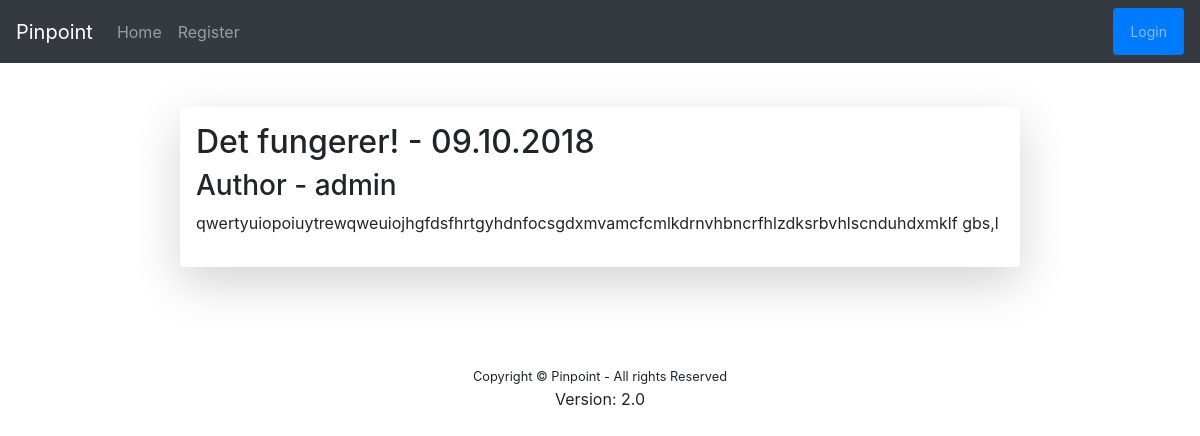
The page /10 on the database its author committed.
### view_content/models.py (models this page shows, shortened)
class Post(models.Model):
    title = models.CharField(max_length=200)
    body = models.TextField()
    date = models.DateTimeField(auto_now_add=True)
    author = models.ForeignKey('auth.User', on_delete=models.CASCADE, related_name='author_of')
    editor = models.ForeignKey('auth.User', on_delete=models.CASCADE, related_name='editor_of', null=True)
    needs_proofreading = models.BooleanField(default=False)
    published = models.BooleanField(default=False)
    comment = models.TextField(null=True)
    categories = models.ManyToManyField('Category', null=True)

### view_content/views.py (the view)
# urls.py: path('<post_id>', views.detailPost, name='detail'),
def detailPost(request, post_id ):
    post = get_object_or_404(Post, id=post_id)
    return render(request, 'view_content/detailPost.html', {'post': post})

### view_content/templates/view_content/detailPost.html (shortened to what this page needs)
{% extends "base.html" %}
{% block content %}
<h2>{{ post.title }} - {{ post.date|date:"d.m.Y" }}</h2>
<h3>Author - {{ post.author }}</h3>
<p>{{ post.body }}</p>
{% endblock %}

### rows shown on the page
Post: title "Det fungerer!", date "09.10.2018", author "admin", body "qwertyuiopoiuytrewqweuiojhgfdsfhrtgyhdnfocsgdxmvamcfcmlkdrnvhbncrfhlzdksrbvhlscnduhdxmklf gbs,l"
